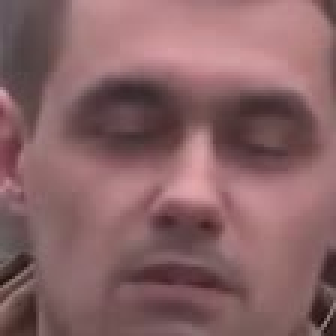
#> input picture systems/upgrade-20260921/examples/aigc_real_image.jpg, 112 x 112 px (shown 3 times larger)
$ python -i face_mask.py   (imports and definitions only)
#> lines starting #> are read from the running program, lines starting #| are printed output that depends on the picture
#> further down, picture is the input picture: shape (112, 112, 3); mean B, G, R 101.7, 99.2, 136.5
from __future__ import annotations

import cv2
import numpy as np


class FaceMasker:
    def __init__(self, expansion: float = 0.25):
        cascade_path = cv2.data.haarcascades + "haarcascade_frontalface_default.xml"
        self.detector = cv2.CascadeClassifier(cascade_path)
        if self.detector.empty():
            raise RuntimeError("OpenCV Haar cascade could not be loaded")
        self.expansion = expansion

    def detect(self, image: np.ndarray) -> tuple[int, int, int, int] | None:
        gray = cv2.cvtColor(image, cv2.COLOR_BGR2GRAY)
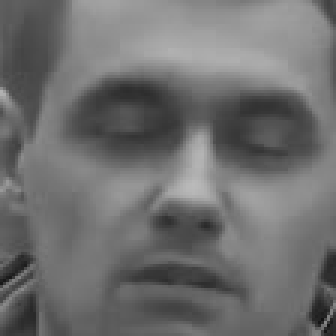
#> gray: shape (112, 112) (shown 3 times larger); min 18, max 186, mean 110.7
        gray = cv2.equalizeHist(gray)
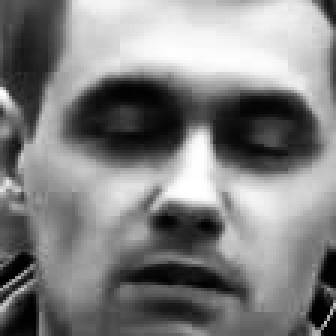
#> gray: shape (112, 112) (shown 3 times larger); min 0, max 255, mean 128.6
        faces = self.detector.detectMultiScale(
            gray, scaleFactor=1.1, minNeighbors=5, minSize=(30, 30)
        )
#> faces = ()
        if len(faces) == 0:
            faces = self.detector.detectMultiScale(
                gray, scaleFactor=1.05, minNeighbors=3, minSize=(20, 20)
            )
#> faces = [[9, 7, 103, 104]]
        if len(faces) == 0:
            return None
        x, y, w, h = max(faces, key=lambda r: int(r[2]) * int(r[3]))
#> x = 9; y = 7; w = 103; h = 104
        pad_x, pad_y = round(w * self.expansion), round(h * self.expansion)
#> pad_x = 26; pad_y = 26
        height, width = image.shape[:2]
#> height = 112; width = 112
        x1, y1 = max(0, x - pad_x), max(0, y - pad_y)
#> x1 = 0; y1 = 0
        x2, y2 = min(width, x + w + pad_x), min(height, y + h + pad_y)
#> x2 = 112; y2 = 112
        return x1, y1, x2, y2

    @staticmethod
    def mask(shape: tuple[int, ...], box: tuple[int, int, int, int] | None) -> np.ndarray:
        mask = np.full(shape[:2], 255, dtype=np.uint8)
        if box is not None:
            x1, y1, x2, y2 = box
            center = ((x1 + x2) // 2, (y1 + y2) // 2)
            axes = (max(1, (x2 - x1) // 2), max(1, (y2 - y1) // 2))
            cv2.ellipse(mask, center, axes, 0, 0, 360, 0, -1)
        return mask

>>> import cv2
>>> picture = cv2.imread('../../../examples/aigc_real_image.jpg')
>>> result = FaceMasker().detect(picture)
#> result = (0, 0, 112, 112)

$ run again, on systems/upgrade-20260921/examples/integrated_query_001.jpg
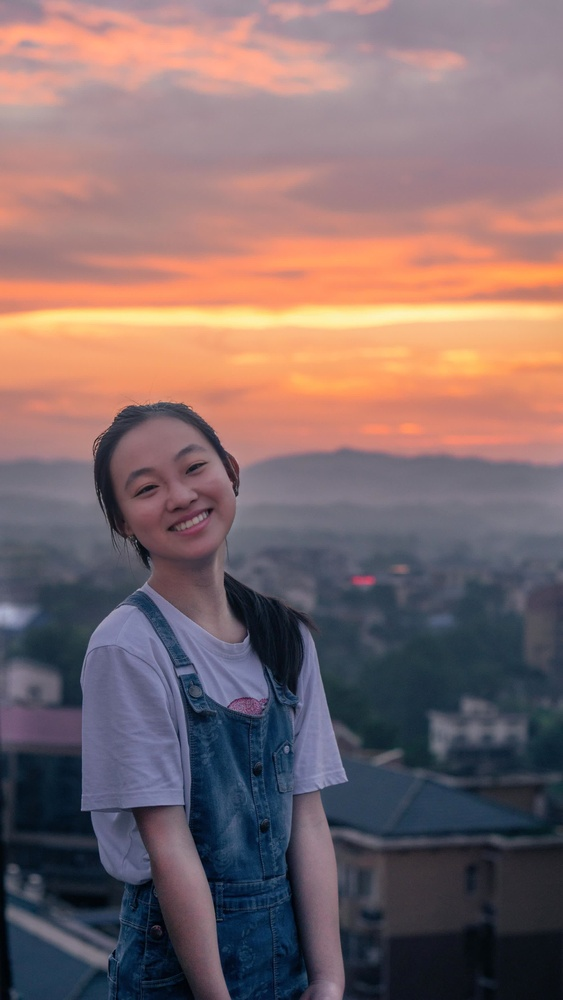
#> input picture systems/upgrade-20260921/examples/integrated_query_001.jpg, 563 x 1000 px, shrunk from 2000 x 3554 before the run
#> picture is the input picture: shape (1000, 563, 3); mean B, G, R 107.2, 105.8, 128
#> in detect, `gray = cv2.cvtColor(image, cv2.COLOR_BGR2GRAY)`:
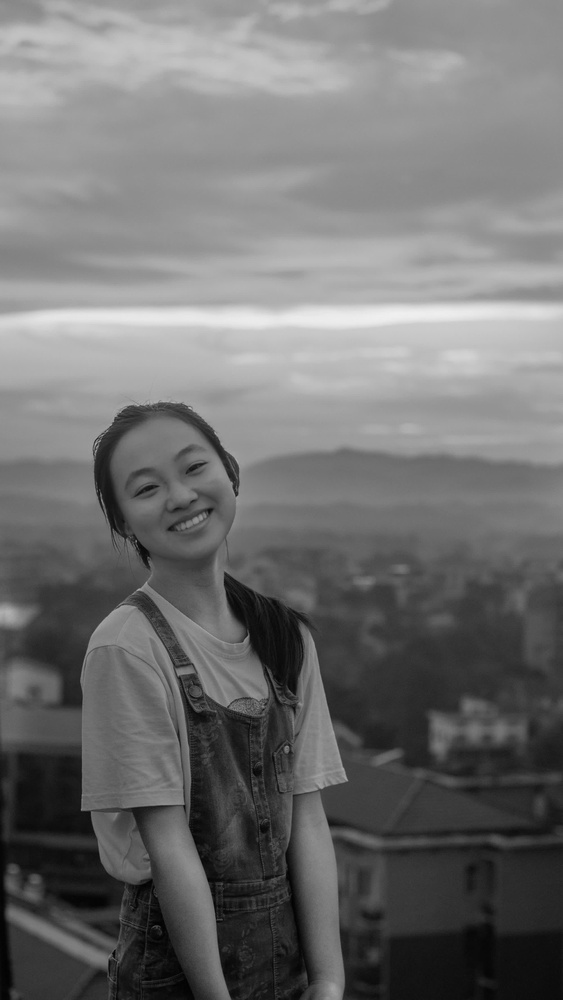
#> gray: shape (1000, 563); min 1, max 240, mean 112.6
#> in detect, `gray = cv2.equalizeHist(gray)`:
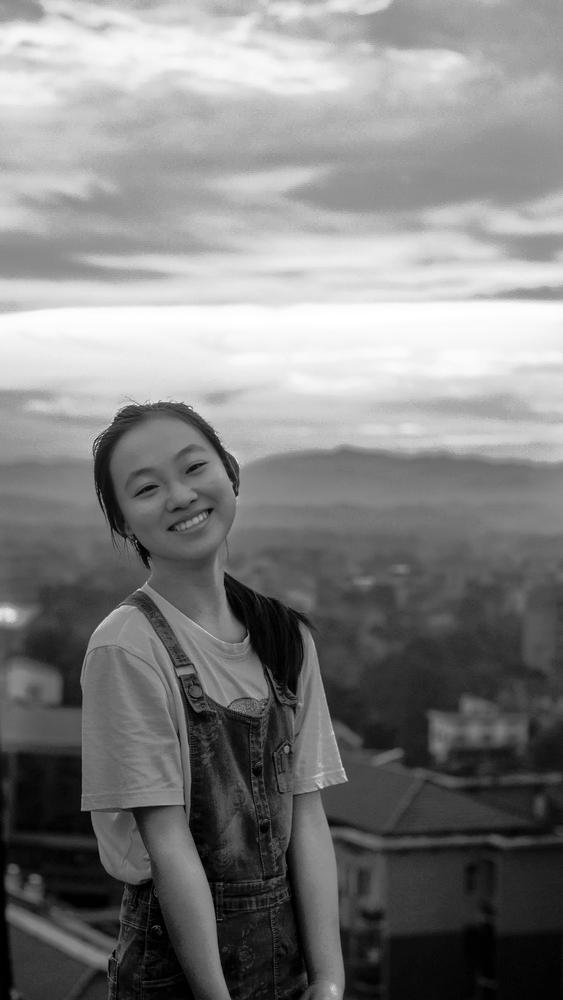
#> gray: shape (1000, 563); min 0, max 255, mean 128.3
#> in detect, `faces = self.detector.detectMultiScale( gray, scaleFactor=1.1, minNeig..`: faces = ()
#> in detect, `faces = self.detector.detectMultiScale( gray, scaleFactor=1.05, minNei..`: faces = [[328, 727, 57, 57], [302, 801, 144, 144]]
#> x = 302; y = 801; w = 144
#> pad_x = 36
#> x1 = 266; y1 = 765
#> x2 = 482; y2 = 981
#> result = (266, 765, 482, 981)

$ run again, on systems/upgrade-20260921/examples/integrated_query_002.jpg
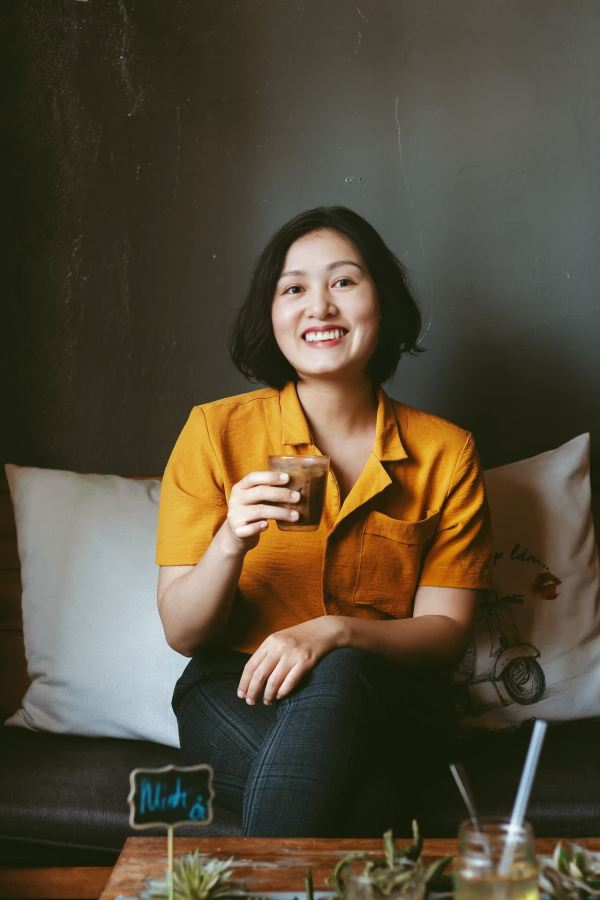
#> input picture systems/upgrade-20260921/examples/integrated_query_002.jpg, 600 x 900 px
#> picture is the input picture: shape (900, 600, 3); mean B, G, R 57, 75.7, 85.5
#> in detect, `gray = cv2.cvtColor(image, cv2.COLOR_BGR2GRAY)`:
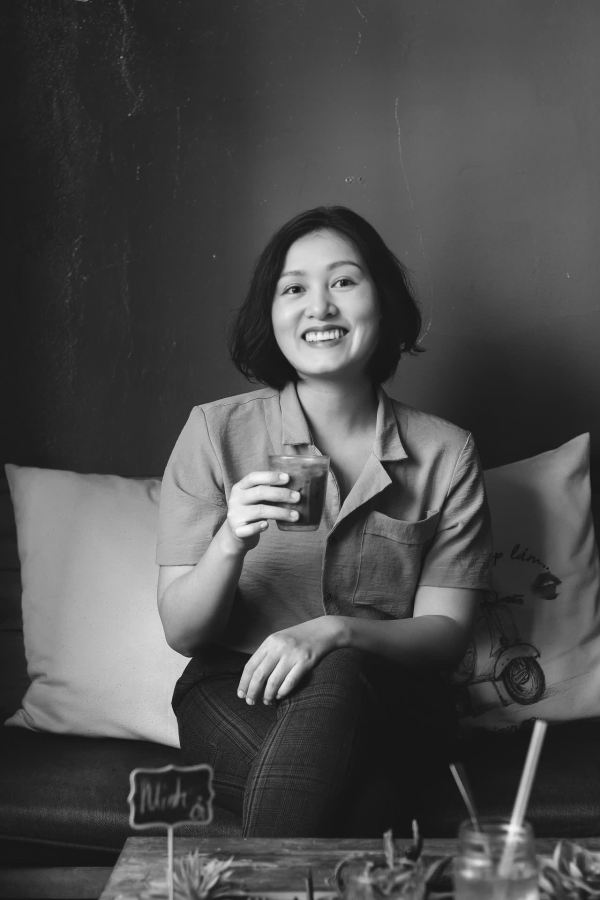
#> gray: shape (900, 600); min 12, max 250, mean 76.5
#> in detect, `gray = cv2.equalizeHist(gray)`:
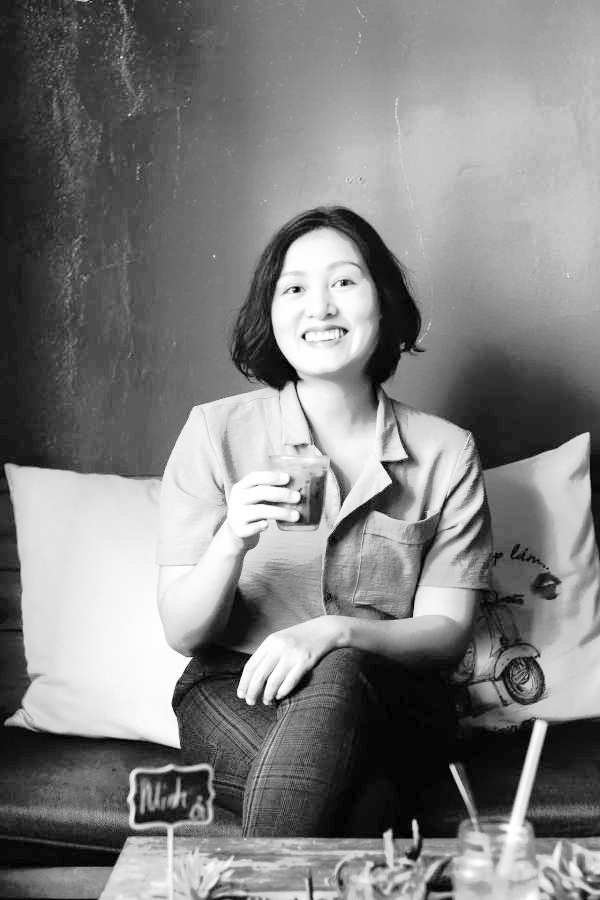
#> gray: shape (900, 600); min 0, max 255, mean 128.8
#> faces = [[260, 237, 124, 124]]
#> x = 260; y = 237; w = 124
#> pad_x = 31
#> x1 = 229; y1 = 206
#> x2 = 415; y2 = 392
#> result = (229, 206, 415, 392)
